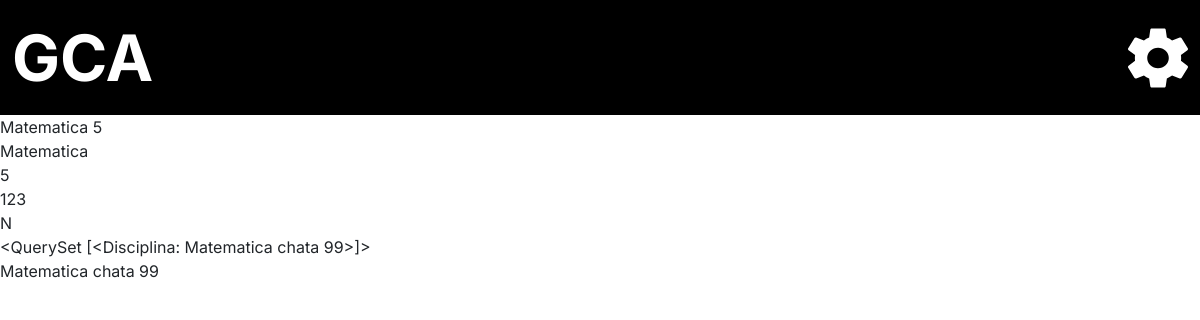
/adm/disciplina/1, run on the app's committed database.
### administrador/models.py (models this page shows)
class Disciplina (models.Model):
    OPTATIVA = (
        ("S", "Sim"),
        ("N", "Não"),
    )
    nome = models.CharField(("Nome da Disciplina"), max_length=150, null=False)
    perido = models.IntegerField(("Periodo da disciplina"))
    carga_horaria = models.IntegerField(("Carga Horaria"))
    optativa = models.CharField(("Opitativa"), choices=OPTATIVA, blank=False, null=False,max_length=20)
    dependencia = models.ManyToManyField("self", verbose_name=("Dependencias"), blank=True, default='Sem Dependencia')
    verbose_name = 'Disciplina'
    verbose_name_plural = 'Disciplinas'
    def __str__(self):
        return self.nome +' '+ str(self.perido)

### administrador/views.py (the view)
# urls.py: path('adm/disciplina/<int:id>', diciplina_especifica, name = 'disciplina'),
def diciplina_especifica (request, id):
    disciplina = Disciplina.objects.all()
    disciplina  = Disciplina.objects.get(id=id)
    m2m  = disciplina.dependencia.all()
    return render (request, 'subject.html', {'disciplina': disciplina,
                                             'disciplina_dependencias':m2m})

### administrador/templates/subject.html (shortened to what this page needs)
{% extends 'base.html' %}
{% load static %}
{% block import_title_css %}
    <link rel="stylesheet" href="{% static 'css/subject.css' %}">
{% endblock %}
{% block main %}
    <p>{{disciplina}}</p>
   <p>{{disciplina.nome}}</p>
   <p>{{disciplina.perido}}</p>
   <p>{{disciplina.carga_horaria}}</p>
   <p>{{disciplina.optativa}}</p>
   <p>{{disciplina_dependencias}}</p>
   {% for dados in disciplina_dependencias%}
   <p>{{dados}}</p>
   {% endfor %}
{% endblock %}

### static/css/base.css (style rules this page uses)
* { margin: 0%; padding: 0%; border: 0%; font-family: inter; text-decoration: none; }

### static/css/modal_menu.css (style rules this page uses)
p { margin-bottom: 0px !important; }

### data on the page
Disciplina: nome+perido "Matematica 5", nome "Matematica", perido "5", carga_horaria "123", optativa "N"
Disciplina: nome+perido "<QuerySet [<Disciplina: Matematica chata 99>]>", nome+perido "Matematica chata 99"
